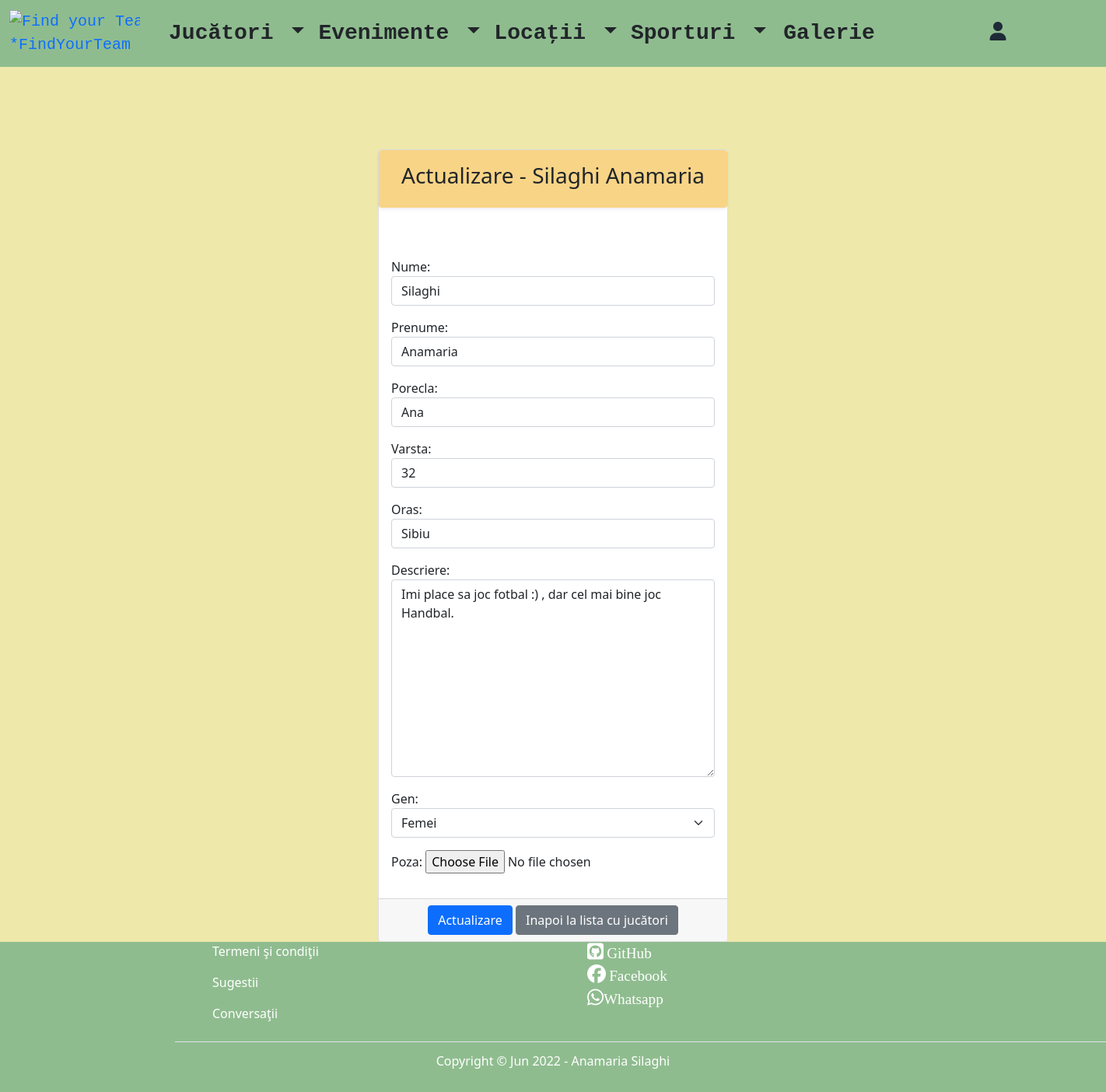
The page /update-user/2/ on the database its author committed.
### teams/models.py (models this page shows, shortened)
class Player(models.Model):
    gender_choices = (("man", "Bărbaţi"), ("women", "Femei"))
    nume = models.CharField(max_length=20)
    prenume = models.CharField(max_length=20)
    porecla = models.CharField(max_length=20, null=True, blank=True)
    varsta = models.IntegerField()
    oras = models.TextField(max_length=30)
    descriere = models.TextField(max_length=1000, null=True,blank=True)
    gen = models.CharField(max_length=10, choices=gender_choices)
    poza = models.ImageField(upload_to='static/playerPicture/', null=True,blank=True)
    creat_in = models.DateTimeField(auto_now_add=True)
    actualizat_in = models.DateTimeField(auto_now=True)

### teams/views.py (the view)
# urls.py: path('update-user/<int:pk>/', views.PlayerUpdateView.as_view(), name='update_player'),
class PlayerUpdateView(UpdateView):
    template_name = 'player/update_player.html'
    model = Player
    form_class = PlayerForm
    success_url = reverse_lazy('list_of_players')

### teams/forms.py
class PlayerForm(forms.ModelForm):
    class Meta:
        model = Player
        fields = "__all__"
        widgets = {
            "nume": TextInput(attrs={'placeholder': "Introduceti numele", "class": "form-control"}),
            "prenume": TextInput(attrs={'placeholder': "Introduceti prenumele", "class": "form-control"}),
            "porecla": TextInput(attrs={'placeholder': "Introduceti o porecla (optional)", "class": "form-control"}),
            "varsta": TextInput(attrs={'placeholder': "Introduceti varsta", "class": "form-control"}),
            "oras": TextInput(attrs={'placeholder': "Introduceti localitatea", "class": "form-control"}),
            "gen": Select(attrs={"class": "form-select"}),
            "descriere": Textarea(attrs={"placeholder": "Faceti-va o descriere", "class": "form-control"}),
        }

### templates/player/update_player.html (shortened to what this page needs)
{% extends 'base.html' %}
{% block content %}
        <div class="container-fluid mt-5 pt-5">
         <div class="row mt-5 pt-5">
            <div class="col-md-4 offset-md-4">
                <div class="card">
                    <div class="shadow-sm p-3 mb-5 text-center rounded" style="background-color: #F8D486;">
                        <h3>Actualizare - {{ player.nume }} {{ player.prenume }}</h3>
                    </div>
                    <form method="post">
                        <div class="card-body">
                            {{ form.as_p }}
                        </div>
                        <div class="card-footer text-center">
                            <button type="submit" class="btn btn-primary">Actualizare</button>
                            <a href="{% url 'list_of_players' %}" class="btn btn-secondary">Inapoi la lista cu jucători</a>
                        </div>
                    </form>
                </div>
            </div>
        </div>
    </div>
{% endblock %}

### templates/base.html (style rules this page uses)
body { background-color: palegoldenrod; min-weight : 70wh !important; }

### rows shown on the page
Player: nume "Silaghi", prenume "Anamaria", porecla "Ana", varsta "32", oras "Sibiu", descriere "Imi place sa joc fotbal :) , dar cel mai bine joc Handbal.", gen "Femei"
